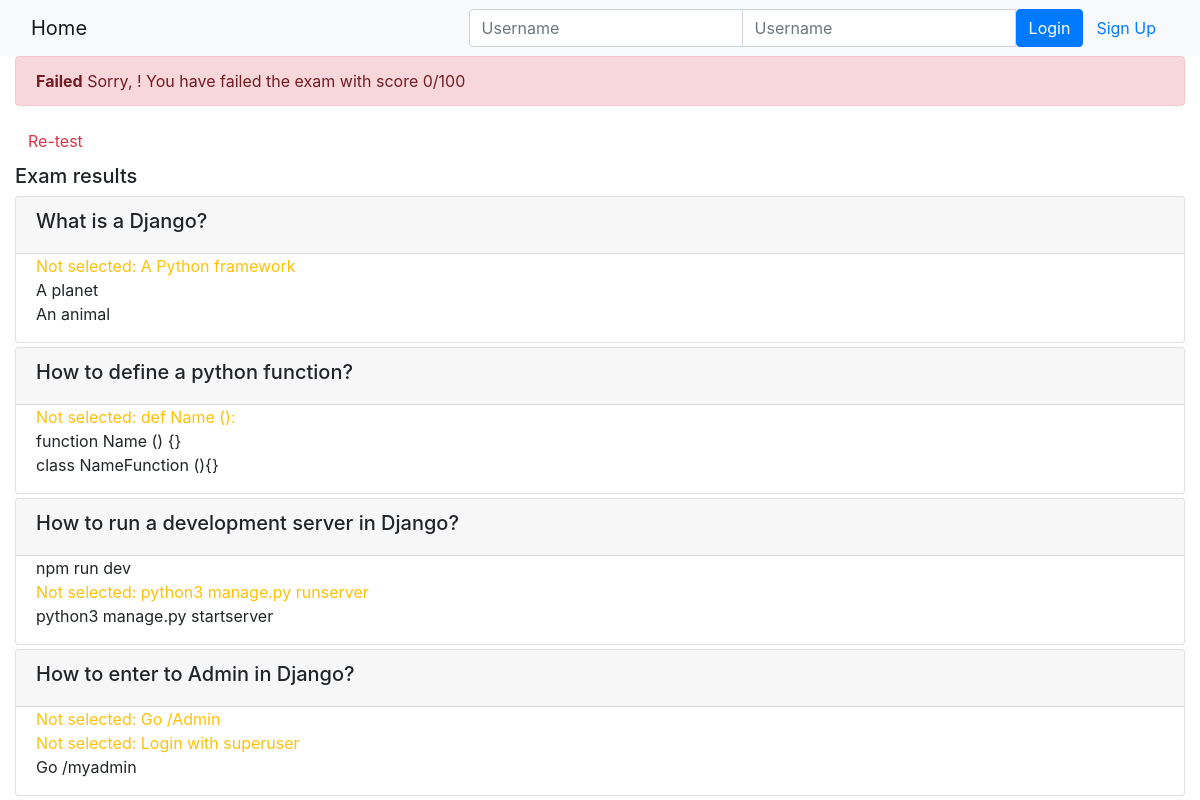
Page /onlinecourse/course/1/submission/1/result/ on the committed database.
### onlinecourse/models.py (models this page shows, shortened)
class Question(models.Model):
    question_text = models.TextField(blank=False)
    course = models.ForeignKey(Course, on_delete=models.CASCADE)
    grade = models.IntegerField(default=0);

class Choice(models.Model):
    choice_text = models.TextField(blank=False)
    question = models.ForeignKey(Question, on_delete=models.CASCADE)
    is_correct = models.BooleanField(default=True)

### onlinecourse/views.py (the view)
# urls.py: path('course/<int:course_id>/submission/<int:submission_id>/result/', views.show_exam_result, name='exam_result'),
def show_exam_result(request, course_id, submission_id):
    context = {}
    course = get_object_or_404(Course, pk=course_id)
    submission = Submission.objects.get(id=submission_id)
    choices = submission.choices.all()
    total_score = 0
    for choice in choices:
        if choice.is_correct:
            total_score += choice.question.grade
    context['course'] = course
    context['grade'] = total_score
    context['choices'] = choices
    return render(request, 'onlinecourse/exam_result_bootstrap.html', context)

### onlinecourse/templates/onlinecourse/exam_result_bootstrap.html (shortened to what this page needs)
<!DOCTYPE html>
<html lang="en">
<head>
    {% load static %}
    <link rel="stylesheet" href="https://maxcdn.bootstrapcdn.com/bootstrap/4.5.2/css/bootstrap.min.css">
</head>
<body>
 <nav class="navbar navbar-light bg-light">
    <div class="container-fluid">
        <div class="navbar-header">
              <a class="navbar-brand" href="{% url 'onlinecourse:index' %}">Home</a>
        </div>
        <ul class="nav navbar-nav navbar-right">
            {% if user.is_authenticated %}
            <li>
                <a class="btn btn-link" href="#">{{ user.first_name }}({{ user.username }})</a>
                <a class="btn btn-link" href="{% url 'onlinecourse:logout' %}">Logout</a>
            </li>
            {% else %}
            <li>
                <form class="form-inline" action="{% url 'onlinecourse:login' %}" method="post">
                    <div class="input-group">
                        <input type="text" class="form-control" placeholder="Username" name="username" >
                        <input type="password" class="form-control" placeholder="Username" name="psw" >
                        <button class="btn btn-primary" type="submit">Login</button>
                        <a class="btn btn-link" href="{% url 'onlinecourse:registration' %}">Sign Up</a>
                    </div>
                </form>
            </li>
            {% endif %}
        </ul>
    </div>
</nav>
<div class="container-fluid">
    {% if grade >= 80 %}
    <div class="alert alert-success">
        <b>Congratulations, {{ user.first_name }}!</b> You have passed the exam and completed the course with score {{ grade }}/100
    </div>
        {% else %}
        <div class="alert alert-danger">
            <b>Failed</b> Sorry, {{ user.first_name }}! You have failed the exam with score {{ grade }}/100
        </div>
        <a class="btn btn-link text-danger" href="{% url 'onlinecourse:course_details' course.id %}">Re-test</a>
        {% endif %}
        <div class="card-columns-vertical mt-1">
        <h5 class="">Exam results</h5>
        {% for question in course.question_set.all %}
        <div class="card mt-1">
            <div class="card-header"><h5>{{ question.question_text }}</h5></div>
            <div class="form-group">
                {% for choice in question.choice_set.all %}
                <div class="form-check">
                    {% if choice.is_correct and choice in choices %}
                    <div class="text-success">Correct answer: {{ choice.choice_text }}</div>
                    {% else %}{% if choice.is_correct and not choice in choices %}
                    <div class="text-warning">Not selected: {{ choice.choice_text }}</div>
                    {% else %}{% if not choice.is_correct and choice in choices %}
                    <div class="text-danger">Wrong answer: {{ choice.choice_text }}</div>
                    {% else %}
                    <div>{{ choice.choice_text }}</div>
                    {% endif %}{% endif %}{% endif %}
                </div>
                {% endfor %}
            </div>
        </div>
        {% endfor %}
        </div>
    </div>
</body>
</html>

### rows in the picture
Question: question_text "What is a Django?"
Choice: choice_text "A Python framework"
Choice: choice_text "A planet"
Choice: choice_text "An animal"
Question: question_text "How to define a python function?"
Choice: choice_text "def Name ():"
Choice: choice_text "function Name () {}"
Choice: choice_text "class NameFunction (){}"
Question: question_text "How to run a development server in Django?"
Choice: choice_text "npm run dev"
Choice: choice_text "python3 manage.py runserver"
Choice: choice_text "python3 manage.py startserver"
Question: question_text "How to enter to Admin in Django?"
Choice: choice_text "Go /Admin"
Choice: choice_text "Login with superuser"
Choice: choice_text "Go /myadmin"

### other values in the picture
{{ grade }} "0"
